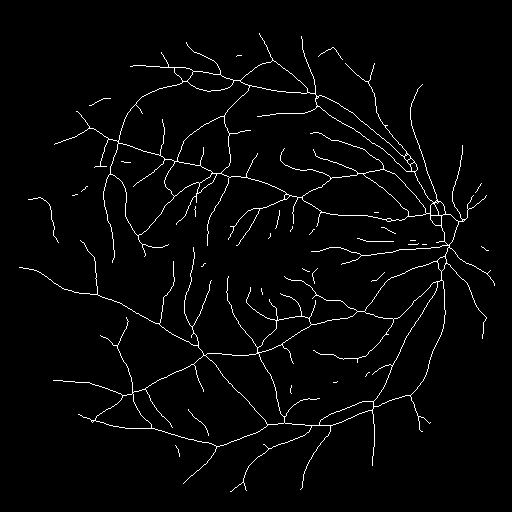
#> input picture cleaned_skeleton.png, 512 x 512 px, found by its file name
$ python '配对版本2.py'
#> lines starting #> are read from the running program, lines starting #| are printed output that depends on the picture; after the words box and inside, x2 and y2 are one past the last pixel; in counts of white or black regions, pixels touching at a corner belong together
import numpy as np
import cv2
from skimage import io
from skimage.morphology import skeletonize
from skimage.measure import label, regionprops
from scipy.spatial import cKDTree
import matplotlib.pyplot as plt
def is_line_crossing_other_cc(pt1, pt2, labeled_img):
    """
    Checks if a line between two points crosses a different connected component (cc) than the ones the points belong to.
    """
    line_points = bresenham_line(pt1[1], pt1[0], pt2[1], pt2[0])  # x, y swapped for bresenham_line
    cc1 = labeled_img[pt1[0], pt1[1]]
    cc2 = labeled_img[pt2[0], pt2[1]]

    for x, y in line_points:
        if labeled_img[y, x] not in [0, cc1, cc2]:  # 0 is for background, cc1 & cc2 are the components of pt1 & pt2
            return True  # Line crosses a different cc
    return False

# 加载图像并应用骨架化
def load_and_skeletonize_image(file_path):
    image = io.imread(file_path, as_gray=True)
    image = (image > 0).astype(int)  # 确保图像是二值化的
    skeleton = skeletonize(image)
    return skeleton


# 提取端点和交叉点
def extract_points(skel):
    cross_kernel = np.array([[1, 1, 1],
                             [1, 10, 1],
                             [1, 1, 1]], dtype=np.uint8)
    filtered = cv2.filter2D(skel.astype(np.uint8), -1, cross_kernel)
    endpoints = filtered == 11  # 端点条件
    crosspoints = filtered >= 13  # 交叉点条件
    return endpoints, crosspoints


# 将点的布尔数组转换为坐标列表
def points_to_coords(points):
    return np.column_stack(np.where(points))


def find_mutual_closest_pairs_v2(pts1, pts2, labeled_img):
    # 构建KD树
    tree1 = cKDTree(pts1)

    # 对pts1中每个点找到pts1中的最近点，因为是同一组点，需要找到第二近的点
    dists, idx = tree1.query(pts1, k=2)
    # 第二近的点的索引
    nearest_idx = idx[:, 1]

    # 确定不属于同一个连通区域的对
    mutual_pairs = []
    for i, nearest in enumerate(nearest_idx):
        pt1 = pts1[i]
        pt2 = pts1[nearest]
        # 检查两点是否属于同一个连通区域
        if labeled_img[pt1[0], pt1[1]] != labeled_img[pt2[0], pt2[1]]:
            mutual_pairs.append((pt1, pt2))

    return mutual_pairs
# 找到互为最近邻的配对
def find_mutual_closest_pairs(pts1, pts2, labeled_img):
    mutual_pairs = []
    tree1 = cKDTree(pts1)
    tree2 = cKDTree(pts2)

    # 对于pts1中的每个点，找到pts2中的最近点
    dists12, idx12 = tree1.query(pts2, k=1)
    # 对于pts2中的每个点，找到pts1中的最近点
    dists21, idx21 = tree2.query(pts1, k=1)

    for i, j in enumerate(idx21):
        # 确保是互相最近的点，并且不属于同一个连通区域
        if idx12[j] == i and labeled_img[pts1[i][0], pts1[i][1]] != labeled_img[pts2[j][0], pts2[j][1]]:
            mutual_pairs.append((pts1[i], pts2[j]))

    return mutual_pairs


# 找到最小连通区域内最近的端点或交叉点
def find_smallest_cc_and_nearest_point(pairs, endpoints_coords, crosspoints_coords, labeled_img):
    smallest_cc_nearest_points = []
    for pt1, pt2 in pairs:
        cc1 = labeled_img[pt1[0], pt1[1]]
        cc2 = labeled_img[pt2[0], pt2[1]]
        smallest_cc = cc1 if np.sum(labeled_img == cc1) < np.sum(labeled_img == cc2) else cc2
        other_point = pt1 if smallest_cc == cc2 else pt2
        cc_points = [pt for pt in np.concatenate((endpoints_coords, crosspoints_coords)) if
                     labeled_img[pt[0], pt[1]] == smallest_cc]
        if not cc_points:
            continue
        tree = cKDTree(cc_points)
        dist, idx = tree.query(other_point, k=1)
        nearest_point = cc_points[idx]
        smallest_cc_nearest_points.append((other_point, nearest_point))
    return smallest_cc_nearest_points


def bresenham_line(x0, y0, x1, y1):
    """
    Bresenham 线算法生成器，返回构成线段的所有像素坐标。

    :param x0: 起点 x 坐标
    :param y0: 起点 y 坐标
    :param x1: 终点 x 坐标
    :param y1: 终点 y 坐标
    :return: 构成线段的像素坐标列表
    """
    points = []
    dx = abs(x1 - x0)
    dy = -abs(y1 - y0)
    sx = 1 if x0 < x1 else -1
    sy = 1 if y0 < y1 else -1
    err = dx + dy  # error value e_xy
    while True:
        points.append((x0, y0))  # 当前点加入列表
        if x0 == x1 and y0 == y1:
            break
        e2 = 2 * err
        if e2 >= dy:  # e_xy+e_x > 0
            err += dy
            x0 += sx
        if e2 <= dx:  # e_xy+e_y < 0
            err += dx
            y0 += sy
    return points


def visualize_and_save_all(skeleton_img, endpoints_coords, crosspoints_coords, end_to_end_pairs, end_to_cross_pairs,
                           save_path):
    # 复制骨架图像用于绘制，保留原图
    visual_img = np.stack((skeleton_img,) * 3, axis=-1) * 255  # 转换为RGB

    # 标记端点，用红色表示
    for y, x in endpoints_coords:
        visual_img[y, x] = [255, 0, 0]  # Red

    # 标记交叉点，用绿色表示
    for y, x in crosspoints_coords:
        visual_img[y, x] = [0, 255, 0]  # Green

    # 绘制端点到端点的配对，用蓝色表示
    # for (y1, x1), (y2, x2) in end_to_end_pairs:
    #     cv2.line(visual_img, (x1, y1), (x2, y2), (0, 0, 255), 1)
    for (y1, x1), (y2, x2) in end_to_end_pairs:
        # 使用 Bresenham 算法获取线段上的像素坐标
        line_pixels = bresenham_line(x1, y1, x2, y2)

        cv2.line(visual_img, (x1, y1), (x2, y2), (0, 0, 255), 1)
        print(line_pixels)
    # 绘制端点到交叉点的配对，也用蓝色表示
    for (y1, x1), (y2, x2) in end_to_cross_pairs:
        cv2.line(visual_img, (x1, y1), (x2, y2), (0, 0, 255), 1)

    # 保存可视化图像
    io.imsave(save_path, visual_img)


# 主逻辑
def main(file_path):
    skeleton_img = load_and_skeletonize_image(file_path)
#> in load_and_skeletonize_image, `image = io.imread(file_path, as_gray=True)`: image: shape (512, 512); 2.6% white in thin lines or dots, all inside (x1, y1, x2, y2) = (19, 33, 495, 492)
    endpoints, crosspoints = extract_points(skeleton_img)
#> in extract_points, `endpoints = filtered == 11`:
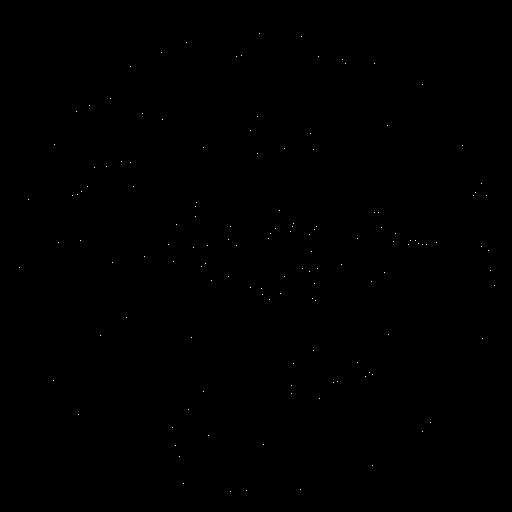
#> endpoints: shape (512, 512) bool; 0.05% white in thin lines or dots, all inside (x1, y1, x2, y2) = (19, 33, 495, 492)
#> in extract_points, `crosspoints = filtered >= 13`:
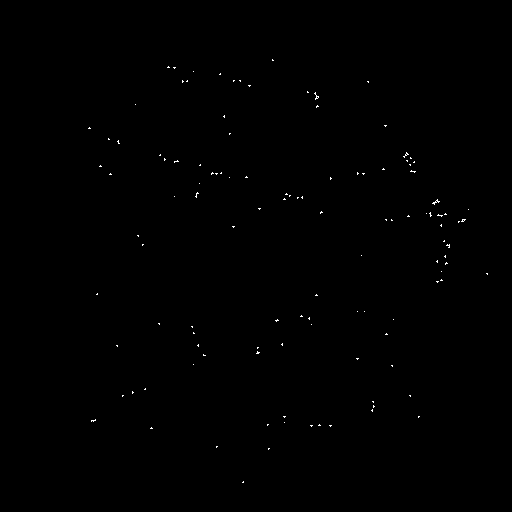
#> crosspoints: shape (512, 512) bool; 0.18% white in thin lines or dots, all inside (x1, y1, x2, y2) = (88, 59, 488, 483)
    endpoints_coords = points_to_coords(endpoints)
#> endpoints_coords = 136 pairs, first value 33 to 491, second value 19 to 494
    crosspoints_coords = points_to_coords(crosspoints)
#> crosspoints_coords = 459 pairs, first value 59 to 482, second value 88 to 487
    labeled_skeleton, _ = label(skeleton_img, return_num=True)
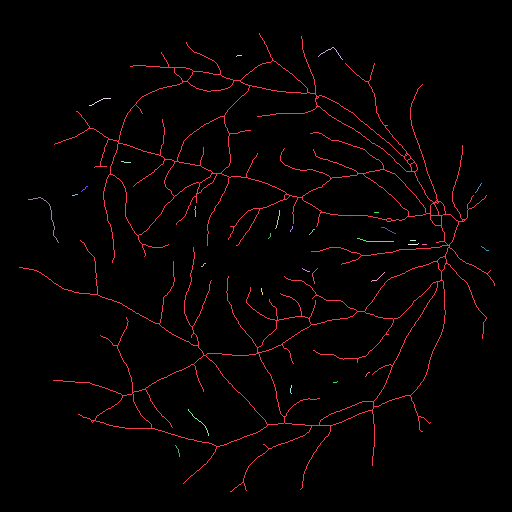
#> labeled_skeleton: shape (512, 512) int32; 32 distinct labels, from 0 to 31; one colour per label, 0 black

    mutual_closest_end_to_end = find_mutual_closest_pairs_v2(endpoints_coords, endpoints_coords, labeled_skeleton)
#> in find_mutual_closest_pairs_v2, `dists, idx = tree1.query(pts1, k=2)`: dists = 136 pairs, first value 0 to 0, second value 3.16 to 60.46; idx = 136 pairs, first value 0 to 135, second value 2 to 135
#> in find_mutual_closest_pairs_v2, `nearest_idx = idx[:, 1]`: nearest_idx = 136 values, max 135 at index 134, min 2 at index 3, mean 67.18
#> the loop in find_mutual_closest_pairs_v2, `for i, nearest in enumerate(nearest_idx):` made 136 passes
#> (nearest, pt1, pt2) on passes 1 to 12: (4, [33, 259], [55, 241]), (6, [36, 301], [56, 318]), (3, [42, 186], [52, 161]), (2, [52, 161], [42, 186]), (5, [55, 241], [56, 236]), (4, [56, 236], [55, 241]), (7, [56, 318], [59, 342]), (8, [59, 342], [63, 345]), (7, [63, 345], [59, 342]), (8, [63, 374], [63, 345]), (3, [66, 130], [52, 161]), (9, [84, 422], [63, 374])
#> after the loop in find_mutual_closest_pairs_v2, `for i, nearest in enumerate(nearest_idx):`: mutual_pairs = 49 items, first 6: ([33, 259], [55, 241]), ([36, 301], [56, 318]), ([59, 342], [63, 345]), ([63, 345], [59, 342]), ([105, 89], [111, 76]), ([111, 76], [105, 89])
#> mutual_closest_end_to_end has the same summary as mutual_pairs in find_mutual_closest_pairs_v2
    mutual_closest_end_to_cross = find_mutual_closest_pairs(endpoints_coords, crosspoints_coords, labeled_skeleton)
#> in find_mutual_closest_pairs, `dists12, idx12 = tree1.query(pts2, k=1)`: dists12 = 459 values, max 53.81 at index 140, min 1 at index 64, mean 25.37; idx12 = 459 values, max 134 at index 456, min 0 at index 0, mean 59.74
#> in find_mutual_closest_pairs, `dists21, idx21 = tree2.query(pts1, k=1)`: dists21 = 136 values, max 81.6 at index 85, min 1 at index 18, mean 26.18; idx21 = 136 values, max 458 at index 134, min 0 at index 0, mean 249.7
#> the loop in find_mutual_closest_pairs, `for i, j in enumerate(idx21):` made 136 passes
#> j on passes 1 to 12: 0, 2, 9, 3, 20, 12, 38, 27, 27, 28, 4, 30
#> after the loop in find_mutual_closest_pairs, `for i, j in enumerate(idx21):`: mutual_pairs = [([56, 236], [73, 220]), ([56, 318], [92, 315]), ([210, 279], [199, 283]), ([227, 381], [220, 386]), ([238, 357], [255, 361]), ([393, 291], [416, 285]), ([435, 208], [446, 216])]
#> mutual_closest_end_to_cross has the same summary as mutual_pairs in find_mutual_closest_pairs

    smallest_cc_nearest_end_to_end = find_smallest_cc_and_nearest_point(mutual_closest_end_to_end, endpoints_coords,
                                                                        crosspoints_coords, labeled_skeleton)
#> the loop in find_smallest_cc_and_nearest_point, `for pt1, pt2 in pairs:` made 49 passes
#> (cc1, cc2, smallest_cc, other_point, cc_points, dist, idx) on passes 1 to 12: (1, 3, 3, [33, 259], [[55, 241], [56, 236]], 28.43, 0), (1, 2, 2, [36, 301], [[56, 318], [59, 342]], 26.25, 0), (2, 1, 2, [63, 345], [[56, 318], [59, 342]], 5, 1), (1, 2, 2, [63, 345], [[56, 318], [59, 342]], 5, 1), (4, 1, 4, [111, 76], [[98, 110], [105, 89]], 14.32, 1), (1, 4, 4, [111, 76], [[98, 110], [105, 89]], 14.32, 1), (1, 6, 6, [145, 462], [[183, 481], [192, 475]], 42.49, 0), (1, 5, 5, [186, 133], [[161, 121], [162, 130]], 24.19, 1), (7, 8, 8, [191, 81], [[194, 77], [195, 72]], 5, 0), (6, 1, 6, [195, 473], [[183, 481], [192, 475]], 3.61, 1), (8, 7, 8, [191, 81], [[194, 77], [195, 72]], 5, 0), (1, 6, 6, [195, 473], [[183, 481], [192, 475]], 3.61, 1)
#> after the loop in find_smallest_cc_and_nearest_point, `for pt1, pt2 in pairs:`: smallest_cc_nearest_points = 49 items, first 6: ([33, 259], [55, 241]), ([36, 301], [56, 318]), ([63, 345], [59, 342]), ([63, 345], [59, 342]), ([111, 76], [105, 89]), ([111, 76], [105, 89])
#> smallest_cc_nearest_end_to_end has the same summary as smallest_cc_nearest_points in find_smallest_cc_and_nearest_point
    smallest_cc_nearest_end_to_cross = find_smallest_cc_and_nearest_point(mutual_closest_end_to_cross, endpoints_coords,
                                                                          crosspoints_coords, labeled_skeleton)
#> the loop in find_smallest_cc_and_nearest_point (call 2), `for pt1, pt2 in pairs:` made 7 passes
#> (cc1, smallest_cc, other_point, cc_points, dist, idx) on passes 1 to 7: (3, 3, [73, 220], [[55, 241], [56, 236]], 23.35, 1), (2, 2, [92, 315], [[56, 318], [59, 342]], 36.12, 0), (11, 11, [199, 283], [[210, 279], [228, 275]], 11.7, 0), (14, 14, [220, 386], [[227, 381], [233, 395]], 8.6, 0), (17, 17, [255, 361], [[238, 357], [241, 393]], 17.46, 0), (29, 29, [416, 285], [[385, 291], [393, 291]], 23.77, 1), (30, 30, [446, 216], [[409, 188], [435, 208]], 13.6, 1)
#> smallest_cc_nearest_end_to_cross = [([73, 220], [56, 236]), ([92, 315], [56, 318]), ([199, 283], [210, 279]), ([220, 386], [227, 381]), ([255, 361], [238, 357]), ([416, 285], [393, 291]), ([446, 216], [435, 208])]

    filtered_end_to_end = [pair for pair in smallest_cc_nearest_end_to_end if
                           not is_line_crossing_other_cc(pair[0], pair[1], labeled_skeleton)]
#> in bresenham_line, `dx = abs(x1 - x0)`: dx = 18
#> in bresenham_line, `dy = -abs(y1 - y0)`: dy = -22
#> in bresenham_line, `sx = 1 if x0 < x1 else -1`: sx = -1
#> in bresenham_line, `sy = 1 if y0 < y1 else -1`: sy = 1
#> in bresenham_line, `err = dx + dy`: err = -4
#> the loop in bresenham_line, `while True:` made 23 passes
#> (e2, err, x0) on passes 1, 2, 4, 5, 6, 7, 8, 10, 11, 12, 13, 15: (-8, -8, 258), (-16, -12, 257), (12, 2, 256), (4, -2, 255), (-4, -6, 254), (-12, -10, 253), (-20, -14, 252), (8, 0, 251), (0, -4, 250), (-8, -8, 249), (-16, -12, 248), (12, 2, 247)
#> (e2, err) on passes 3, 9, 14, 20: (-24, 6), (-28, 4), (-24, 6), (-28, 4)
#> after the loop in bresenham_line, `while True:`: points = [(259, 33), (258, 34), (257, 35), (257, 36), (256, 37), (255, 38), (254, 39), (253, 40), (252, 41), (252, 42), (251, 43), (250, 44), (249, 45), (248, 46), (248, 47), (247, 48), (246, 49), (245, 50), (244, 51), (243, 52), (243, 53), (242, 54), (241, 55)]; x0 = 241; y0 = 55
#> in is_line_crossing_other_cc, `line_points = bresenham_line(pt1[1], pt1[0], pt2[1], pt2[0])`: line_points has the same summary as points in bresenham_line
#> in is_line_crossing_other_cc, `cc1 = labeled_img[pt1[0], pt1[1]]`: cc1 = 1
#> in is_line_crossing_other_cc, `cc2 = labeled_img[pt2[0], pt2[1]]`: cc2 = 3
#> the loop in is_line_crossing_other_cc, `for x, y in line_points:` made 23 passes
#> x on passes 1 to 12: 259, 258, 257, 257, 256, 255, 254, 253, 252, 252, 251, 250
#> the loop in is_line_crossing_other_cc (call 2), `for x, y in line_points:` made 21 passes
#> x on passes 1 to 12: 301, 302, 303, 304, 304, 305, 306, 307, 308, 309, 310, 310
    filtered_end_to_cross = [pair for pair in smallest_cc_nearest_end_to_cross if
                             not is_line_crossing_other_cc(pair[0], pair[1], labeled_skeleton)]

    # 使用之前计算的结果进行可视化
    visualize_and_save_all(skeleton_img, endpoints_coords, crosspoints_coords, filtered_end_to_end,
                           filtered_end_to_cross, 'pairs2.png')
#> the loop in visualize_and_save_all, `for y, x in endpoints_coords:` made 136 passes
#> (y, x) on passes 1 to 12: (33, 259), (36, 301), (42, 186), (52, 161), (55, 241), (56, 236), (56, 318), (59, 342), (63, 345), (63, 374), (66, 130), (84, 422)
#> after the loop in visualize_and_save_all, `for y, x in endpoints_coords:`:
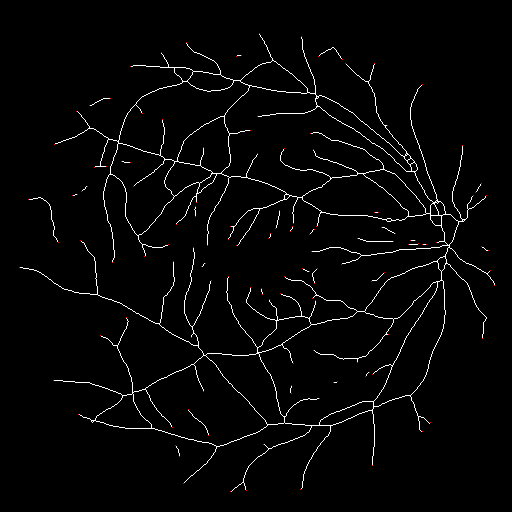
#> visual_img: shape (512, 512, 3) int64; mean of channels 0, 1, 2 6.5, 6.4, 6.4; drawn as R, G, B
#> the loop in visualize_and_save_all, `for y, x in crosspoints_coords:` made 459 passes
#> (y, x) on passes 1 to 3: (59, 272), (60, 272), (60, 273)
#> after the loop in visualize_and_save_all, `for y, x in crosspoints_coords:`:
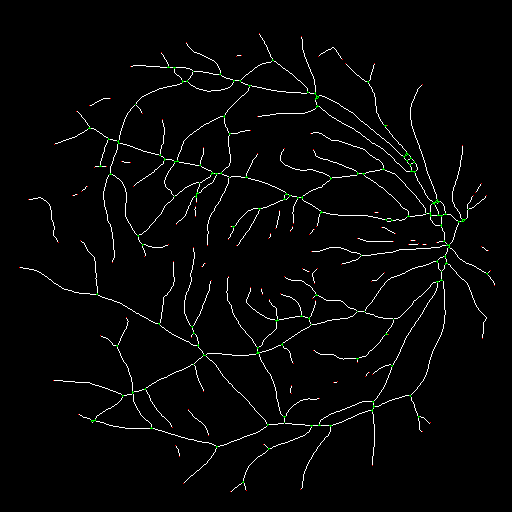
#> visual_img: shape (512, 512, 3) int64; 0.18% of pixels changed, all inside (x1, y1, x2, y2) = (88, 59, 488, 483); drawn as R, G, B
#> the loop in visualize_and_save_all, `for (y1, x1), (y2, x2) in end_to_end_pairs:` made 1 pass
#> (y1, x1, y2, x2) on pass 1: (33, 259, 55, 241)
    # 先可视化端点到端点的配对

    print(f'端点到端点的配对数: {len(smallest_cc_nearest_end_to_end)}')
    print(f'端点到交叉点的配对数: {len(smallest_cc_nearest_end_to_cross)}')

file_path =r'D:\some CV\try by myself\后处理\cleaned_skeleton.png'
#> (the run stopped early here; a loop or call above may not have finished)
